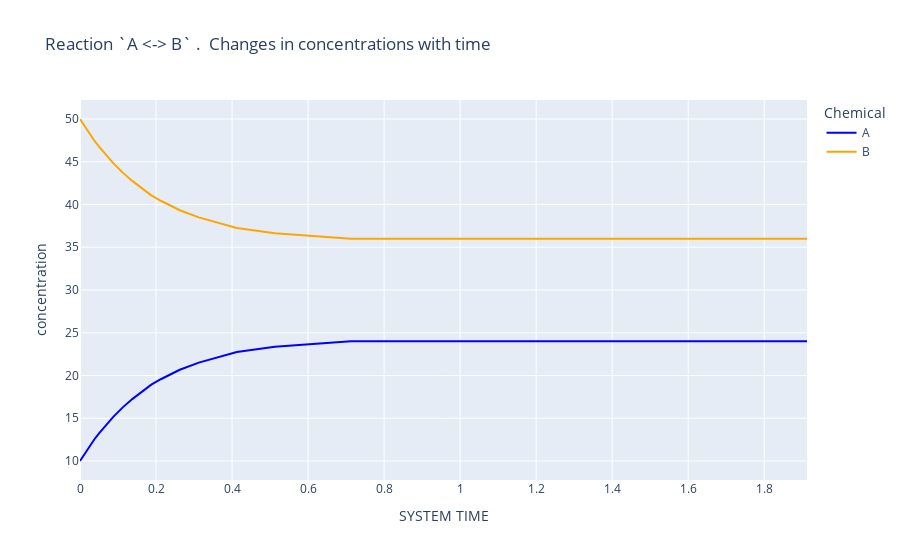

This figure's notebook cell:
### Markdown cell above
# Plots of changes of concentration with time

### Code cell
dynamics.plot_curves(colors=['blue', 'orange'])

### Figure 1 — Plotly figure (JSON) as saved in the notebook; plotly's stock layout.template omitted (floating-point values rounded to 4 significant figures)
{"data": [{"hovertemplate": "Chemical=A<br>SYSTEM TIME=%{x}<br>concentration=%{y}<extra></extra>", "legendgroup": "A", "line": {"color": "blue", "dash": "solid"}, "marker": {"symbol": "circle"}, "mode": "lines", "name": "A", "orientation": "v", "showlegend": true, "type": "scatter", "x": [0, 0.0125, 0.0375, 0.05, 0.075, 0.0875, 0.1125, 0.1375, 0.1875, 0.2125, 0.2625, 0.3125, 0.4125, 0.5125, 0.7125, 1.112, 1.912], "xaxis": "x", "y": [10, 10.88, 12.52, 13.23, 14.58, 15.17, 16.27, 17.24, 18.93, 19.56, 20.67, 21.5, 22.75, 23.38, 24, 24, 24], "yaxis": "y"}, {"hovertemplate": "Chemical=B<br>SYSTEM TIME=%{x}<br>concentration=%{y}<extra></extra>", "legendgroup": "B", "line": {"color": "orange", "dash": "solid"}, "marker": {"symbol": "circle"}, "mode": "lines", "name": "B", "orientation": "v", "showlegend": true, "type": "scatter", "x": [0, 0.0125, 0.0375, 0.05, 0.075, 0.0875, 0.1125, 0.1375, 0.1875, 0.2125, 0.2625, 0.3125, 0.4125, 0.5125, 0.7125, 1.112, 1.912], "xaxis": "x", "y": [50, 49.12, 47.48, 46.77, 45.42, 44.83, 43.73, 42.76, 41.07, 40.44, 39.33, 38.5, 37.25, 36.62, 36, 36, 36], "yaxis": "y"}], "layout": {"autosize": true, "legend": {"title": {"text": "Chemical"}, "tracegroupgap": 0}, "title": {"text": "Reaction `A <-> B` .  Changes in concentrations with time"}, "xaxis": {"anchor": "y", "autorange": true, "domain": [0, 1], "range": [0, 1.912], "title": {"text": "SYSTEM TIME"}, "type": "linear"}, "yaxis": {"anchor": "x", "autorange": true, "domain": [0, 1], "range": [7.778, 52.22], "title": {"text": "concentration"}, "type": "linear"}}}
